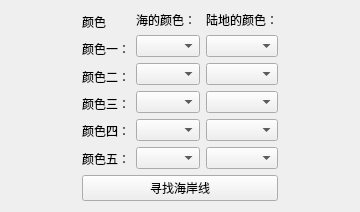
<?xml version="1.0" encoding="UTF-8"?>
<ui version="4.0">
 <author>Vector</author>
 <class>sealine</class>
 <widget class="QWidget" name="sealine">
  <property name="geometry">
   <rect>
    <x>0</x>
    <y>0</y>
    <width>360</width>
    <height>205</height>
   </rect>
  </property>
  <property name="windowTitle">
   <string>Form</string>
  </property>
  <layout class="QGridLayout" name="gridLayout_5">
   <item row="0" column="0">
    <layout class="QGridLayout" name="gridLayout_4">
     <item row="0" column="0">
      <layout class="QGridLayout" name="gridLayout_3">
       <item row="0" column="0">
        <layout class="QGridLayout" name="gridLayout">
         <item row="0" column="0">
          <widget class="QLabel" name="label_6">
           <property name="sizePolicy">
            <sizepolicy hsizetype="Preferred" vsizetype="Preferred">
             <horstretch>0</horstretch>
             <verstretch>0</verstretch>
            </sizepolicy>
           </property>
           <property name="text">
            <string>颜色</string>
           </property>
          </widget>
         </item>
         <item row="1" column="0">
          <widget class="QLabel" name="label_3">
           <property name="sizePolicy">
            <sizepolicy hsizetype="Fixed" vsizetype="Preferred">
             <horstretch>0</horstretch>
             <verstretch>0</verstretch>
            </sizepolicy>
           </property>
           <property name="text">
            <string>颜色一：</string>
           </property>
          </widget>
         </item>
         <item row="2" column="0">
          <widget class="QLabel" name="label_4">
           <property name="sizePolicy">
            <sizepolicy hsizetype="Preferred" vsizetype="Preferred">
             <horstretch>0</horstretch>
             <verstretch>0</verstretch>
            </sizepolicy>
           </property>
           <property name="text">
            <string>颜色二：</string>
           </property>
          </widget>
         </item>
         <item row="3" column="0">
          <widget class="QLabel" name="label_5">
           <property name="sizePolicy">
            <sizepolicy hsizetype="Preferred" vsizetype="Preferred">
             <horstretch>0</horstretch>
             <verstretch>0</verstretch>
            </sizepolicy>
           </property>
           <property name="text">
            <string>颜色三：</string>
           </property>
          </widget>
         </item>
         <item row="4" column="0">
          <widget class="QLabel" name="label_7">
           <property name="sizePolicy">
            <sizepolicy hsizetype="Preferred" vsizetype="Preferred">
             <horstretch>0</horstretch>
             <verstretch>0</verstretch>
            </sizepolicy>
           </property>
           <property name="text">
            <string>颜色四：</string>
           </property>
          </widget>
         </item>
         <item row="5" column="0">
          <widget class="QLabel" name="label_8">
           <property name="sizePolicy">
            <sizepolicy hsizetype="Preferred" vsizetype="Preferred">
             <horstretch>0</horstretch>
             <verstretch>0</verstretch>
            </sizepolicy>
           </property>
           <property name="text">
            <string>颜色五：</string>
           </property>
          </widget>
         </item>
        </layout>
       </item>
       <item row="0" column="1">
        <layout class="QGridLayout" name="gridLayout_2">
         <item row="0" column="0">
          <widget class="QLabel" name="label">
           <property name="sizePolicy">
            <sizepolicy hsizetype="Fixed" vsizetype="Preferred">
             <horstretch>0</horstretch>
             <verstretch>0</verstretch>
            </sizepolicy>
           </property>
           <property name="text">
            <string>海的颜色： </string>
           </property>
          </widget>
         </item>
         <item row="0" column="1">
          <widget class="QLabel" name="label_2">
           <property name="sizePolicy">
            <sizepolicy hsizetype="Fixed" vsizetype="Preferred">
             <horstretch>0</horstretch>
             <verstretch>0</verstretch>
            </sizepolicy>
           </property>
           <property name="text">
            <string>陆地的颜色：</string>
           </property>
          </widget>
         </item>
         <item row="1" column="0">
          <widget class="QComboBox" name="comboBox">
           <property name="sizePolicy">
            <sizepolicy hsizetype="Preferred" vsizetype="Fixed">
             <horstretch>0</horstretch>
             <verstretch>0</verstretch>
            </sizepolicy>
           </property>
           <item>
            <property name="text">
             <string/>
            </property>
           </item>
           <item>
            <property name="text">
             <string>红色</string>
            </property>
           </item>
           <item>
            <property name="text">
             <string>黄色</string>
            </property>
           </item>
           <item>
            <property name="text">
             <string>蓝色</string>
            </property>
           </item>
           <item>
            <property name="text">
             <string>绿色</string>
            </property>
           </item>
           <item>
            <property name="text">
             <string>紫色</string>
            </property>
           </item>
           <item>
            <property name="text">
             <string>黑色</string>
            </property>
           </item>
          </widget>
         </item>
         <item row="1" column="1">
          <widget class="QComboBox" name="comboBox_7">
           <item>
            <property name="text">
             <string/>
            </property>
           </item>
           <item>
            <property name="text">
             <string>红色</string>
            </property>
           </item>
           <item>
            <property name="text">
             <string>黄色</string>
            </property>
           </item>
           <item>
            <property name="text">
             <string>蓝色</string>
            </property>
           </item>
           <item>
            <property name="text">
             <string>绿色</string>
            </property>
           </item>
           <item>
            <property name="text">
             <string>紫色</string>
            </property>
           </item>
           <item>
            <property name="text">
             <string>黑色</string>
            </property>
           </item>
          </widget>
         </item>
         <item row="2" column="0">
          <widget class="QComboBox" name="comboBox_2">
           <property name="sizePolicy">
            <sizepolicy hsizetype="Preferred" vsizetype="Fixed">
             <horstretch>0</horstretch>
             <verstretch>0</verstretch>
            </sizepolicy>
           </property>
           <item>
            <property name="text">
             <string/>
            </property>
           </item>
           <item>
            <property name="text">
             <string>红色</string>
            </property>
           </item>
           <item>
            <property name="text">
             <string>黄色</string>
            </property>
           </item>
           <item>
            <property name="text">
             <string>蓝色</string>
            </property>
           </item>
           <item>
            <property name="text">
             <string>绿色</string>
            </property>
           </item>
           <item>
            <property name="text">
             <string>紫色</string>
            </property>
           </item>
           <item>
            <property name="text">
             <string>黑色</string>
            </property>
           </item>
          </widget>
         </item>
         <item row="2" column="1">
          <widget class="QComboBox" name="comboBox_6">
           <item>
            <property name="text">
             <string/>
            </property>
           </item>
           <item>
            <property name="text">
             <string>红色</string>
            </property>
           </item>
           <item>
            <property name="text">
             <string>黄色</string>
            </property>
           </item>
           <item>
            <property name="text">
             <string>蓝色</string>
            </property>
           </item>
           <item>
            <property name="text">
             <string>绿色</string>
            </property>
           </item>
           <item>
            <property name="text">
             <string>紫色</string>
            </property>
           </item>
           <item>
            <property name="text">
             <string>黑色</string>
            </property>
           </item>
          </widget>
         </item>
         <item row="3" column="0">
          <widget class="QComboBox" name="comboBox_3">
           <property name="sizePolicy">
            <sizepolicy hsizetype="Preferred" vsizetype="Fixed">
             <horstretch>0</horstretch>
             <verstretch>0</verstretch>
            </sizepolicy>
           </property>
           <item>
            <property name="text">
             <string/>
            </property>
           </item>
           <item>
            <property name="text">
             <string>红色</string>
            </property>
           </item>
           <item>
            <property name="text">
             <string>黄色</string>
            </property>
           </item>
           <item>
            <property name="text">
             <string>蓝色</string>
            </property>
           </item>
           <item>
            <property name="text">
             <string>绿色</string>
            </property>
           </item>
           <item>
            <property name="text">
             <string>紫色</string>
            </property>
           </item>
           <item>
            <property name="text">
             <string>黑色</string>
            </property>
           </item>
          </widget>
         </item>
         <item row="3" column="1">
          <widget class="QComboBox" name="comboBox_5">
           <item>
            <property name="text">
             <string/>
            </property>
           </item>
           <item>
            <property name="text">
             <string>红色</string>
            </property>
           </item>
           <item>
            <property name="text">
             <string>黄色</string>
            </property>
           </item>
           <item>
            <property name="text">
             <string>蓝色</string>
            </property>
           </item>
           <item>
            <property name="text">
             <string>绿色</string>
            </property>
           </item>
           <item>
            <property name="text">
             <string>紫色</string>
            </property>
           </item>
           <item>
            <property name="text">
             <string>黑色</string>
            </property>
           </item>
          </widget>
         </item>
         <item row="4" column="0">
          <widget class="QComboBox" name="comboBox_4">
           <item>
            <property name="text">
             <string/>
            </property>
           </item>
           <item>
            <property name="text">
             <string>红色</string>
            </property>
           </item>
           <item>
            <property name="text">
             <string>黄色</string>
            </property>
           </item>
           <item>
            <property name="text">
             <string>蓝色</string>
            </property>
           </item>
           <item>
            <property name="text">
             <string>绿色</string>
            </property>
           </item>
           <item>
            <property name="text">
             <string>紫色</string>
            </property>
           </item>
           <item>
            <property name="text">
             <string>黑色</string>
            </property>
           </item>
          </widget>
         </item>
         <item row="4" column="1">
          <widget class="QComboBox" name="comboBox_8">
           <item>
            <property name="text">
             <string/>
            </property>
           </item>
           <item>
            <property name="text">
             <string>红色</string>
            </property>
           </item>
           <item>
            <property name="text">
             <string>黄色</string>
            </property>
           </item>
           <item>
            <property name="text">
             <string>蓝色</string>
            </property>
           </item>
           <item>
            <property name="text">
             <string>绿色</string>
            </property>
           </item>
           <item>
            <property name="text">
             <string>紫色</string>
            </property>
           </item>
           <item>
            <property name="text">
             <string>黑色</string>
            </property>
           </item>
          </widget>
         </item>
         <item row="5" column="0">
          <widget class="QComboBox" name="comboBox_9">
           <item>
            <property name="text">
             <string/>
            </property>
           </item>
           <item>
            <property name="text">
             <string>红色</string>
            </property>
           </item>
           <item>
            <property name="text">
             <string>黄色</string>
            </property>
           </item>
           <item>
            <property name="text">
             <string>蓝色</string>
            </property>
           </item>
           <item>
            <property name="text">
             <string>绿色</string>
            </property>
           </item>
           <item>
            <property name="text">
             <string>紫色</string>
            </property>
           </item>
           <item>
            <property name="text">
             <string>黑色</string>
            </property>
           </item>
          </widget>
         </item>
         <item row="5" column="1">
          <widget class="QComboBox" name="comboBox_10">
           <item>
            <property name="text">
             <string/>
            </property>
           </item>
           <item>
            <property name="text">
             <string>红色</string>
            </property>
           </item>
           <item>
            <property name="text">
             <string>黄色</string>
            </property>
           </item>
           <item>
            <property name="text">
             <string>蓝色</string>
            </property>
           </item>
           <item>
            <property name="text">
             <string>绿色</string>
            </property>
           </item>
           <item>
            <property name="text">
             <string>紫色</string>
            </property>
           </item>
           <item>
            <property name="text">
             <string>黑色</string>
            </property>
           </item>
          </widget>
         </item>
        </layout>
       </item>
      </layout>
     </item>
     <item row="1" column="0">
      <widget class="QPushButton" name="pushButton">
       <property name="text">
        <string>寻找海岸线</string>
       </property>
      </widget>
     </item>
    </layout>
   </item>
  </layout>
 </widget>
 <resources/>
 <connections/>
 <designerdata>
  <property name="gridDeltaX">
   <number>10</number>
  </property>
  <property name="gridDeltaY">
   <number>10</number>
  </property>
  <property name="gridSnapX">
   <bool>true</bool>
  </property>
  <property name="gridSnapY">
   <bool>true</bool>
  </property>
  <property name="gridVisible">
   <bool>true</bool>
  </property>
 </designerdata>
</ui>
